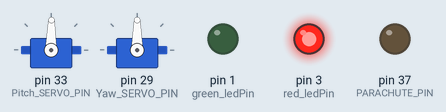
The sketch below on a simulated Teensy 4. Parts: 2 × servo, output pins drawn as LEDs (lit = HIGH). Pins used as bus, display or sensor lines are not drawn; what the sketch prints to the serial monitor is not drawn.

Above: at 2.1 s.
At 46.7 s:
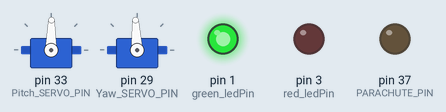
At 49.7 s:
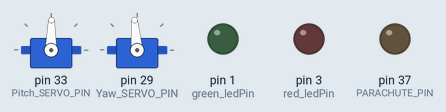
Timing chart, 0 to 51.2 s (numbered marks = the images above):
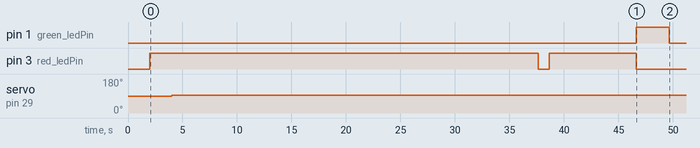

The sketch:

tvc_main_control.ino
```cpp
#include <Arduino.h>
#include <SPI.h>
#include <Adafruit_BMP280.h>
#include <math.h>
#include <Servo.h>

const int BMP_CS_PIN = 25;
const int MPU_CS_PIN = 4;

// Register Adress
const uint8_t MPU_WHO_AM_I = 0x75;
const uint8_t MPU_PWR_MGMT_1 = 0x6b;
const uint8_t MPU_DATA_START = 0x3b;

const uint8_t BMP_ID_REG = 0xD0;
const uint8_t BMP_CTRL_MEAS = 0xF4;
const uint8_t BMP_DATA_START = 0xf7;

int32_t accelOffsetX=0;
int32_t accelOffsetY=0;
int32_t accelOffsetZ=0;

int32_t gyroOffsetX=0;
int32_t gyroOffsetY=0;
int32_t gyroOffsetZ=0;

uint16_t dig_T1;
int16_t dig_T2;
int16_t dig_T3;
uint16_t dig_P1;
int16_t dig_P2;
int16_t dig_P3;
int16_t dig_P4;
int16_t dig_P5;
int16_t dig_P6;
int16_t dig_P7;
int16_t dig_P8;
int16_t dig_P9;

double bmp280_compensate_T(int32_t adc_t);
double bmp280_compensate_P(int32_t adc_p);

double filteredPitch = 0.0;
double filteredYaw = 0.0;
const double alpha = 0.92; // Filter constant

double pitch_offset = 0.0;
double yawCalibrationOffset = 0.0;
double gyyroX_bias = 0.0;
double gyroY_bias = 0.0;
unsigned long lastUpdateTime = 0;

// Dual axis controller (tune later)
double Kp = 1.7; // Proportional gain
double Kd = 0.15; // Derivative gain

//Servo limits
const double MAX_gimAngle = 15.0; // Maximum angle in degrees
const int servoPitch_CenterPWM = 1460;
const int servoYaw_CenterPWM = 1520;
const double degToPWM = 11.1; // Conversion factor from degrees to PWM units


IntervalTimer flightTimer;
Servo Pitch;
Servo Yaw;

const int Pitch_SERVO_PIN = 33;
const int Yaw_SERVO_PIN = 29;

const int red_ledPin = 3;
const int green_ledPin = 1;

const int PARACHUTE_PIN = 37;


//Angle history
double lastfiltered_Pitch = 0.0;
double lastfiltered_Yaw = 0.0;


// Heads up
void writeRegister(int csPin, uint8_t reg, uint8_t value);
uint8_t readRegister(int csPin, uint8_t reg);
void readBurst(int csPin, uint8_t startReg, uint8_t*buffer, uint8_t length);


void calibrateMPU() {
  int32_t sumX = 0, sumY = 0, sumZ = 0;
  const int samples = 500;
  uint8_t calBuf[14];

  Serial.println("Calibrating Gyroscope...");
  delay(1000); // Wait for sensor to stabilize

  for (int i = 0; i < samples; i++) {

    readBurst(MPU_CS_PIN, MPU_DATA_START, calBuf, 14);

    sumX += (int32_t)((calBuf[8] << 8) | calBuf[9]);
    sumY += (int32_t)((calBuf[10] << 8) | calBuf[11]);
    sumZ += (int32_t)((calBuf[12] << 8) | calBuf[13]);

    delay(3);

  }

  gyroOffsetX = sumX / samples;
  gyroOffsetY = sumY / samples;
  gyroOffsetZ = sumZ / samples;

  Serial.printf("Calibrating Accelerometer...");
  delay(1000); // Wait for sensor to stabilize

  long ax_sum = 0, ay_sum = 0, az_sum = 0;
  const int samples_2 = 2000;

  for (int i = 0; i < samples_2; i++) {

    readBurst(MPU_CS_PIN, MPU_DATA_START, calBuf, 14);

    ax_sum += (int32_t)((calBuf[0] << 8) | calBuf[1]);
    ay_sum += (int32_t)((calBuf[2] << 8) | calBuf[3]);
    az_sum += (int32_t)((calBuf[4] << 8) | calBuf[5]);
    delay(3);

    accelOffsetX = (ax_sum / samples_2);// Subtract 1g (16384) to account for gravity
    accelOffsetY = (ay_sum / samples_2)  - 16384;
    accelOffsetZ = (az_sum / samples_2);

    Serial.printf("Calibrating Accelerometer Complete. Offsets: [%d, %d, %d]\n", accelOffsetX, accelOffsetY, accelOffsetZ);

    delay(10);

    double CalX_g = double(accelOffsetX + 16384) / 16384.0; // Convert to gravities (g
    double CalY_g = double(accelOffsetY) / 16384.0; // Convert to gravities (g

    double CalZ_g = double(accelOffsetZ) / 16384.0; // Convert to gravities (g)

    pitch_offset = atan2(CalX_g, sqrt(CalY_g * CalY_g + CalZ_g * CalZ_g)) * (180.0 / M_PI);
    yawCalibrationOffset = atan2(CalY_g, sqrt(CalX_g * CalX_g + CalZ_g * CalZ_g)) * (180.0 / M_PI);

    Serial.printf("Pitch Offset: %.2f | Yaw Offset: %.2f\n", pitch_offset, yawCalibrationOffset);
    Serial.printf("Gyroscope Offsets: [%d, %d, %d]\n", gyroOffsetX, gyroOffsetY, gyroOffsetZ);
  }

  Serial.printf("Gyroscope Calibration Complete. Offsets: [%d, %d, %d]\n", gyroOffsetX, gyroOffsetY, gyroOffsetZ);
}

void BMP_Calibrate() {
  uint8_t caliBuf[24];
  readBurst(BMP_CS_PIN, 0x88, caliBuf, 24);

  dig_T1 = (uint16_t)((caliBuf[1] << 8) | caliBuf[0]);
  dig_T2 = (int16_t)((caliBuf[3] << 8) | caliBuf[2]);
  dig_T3 = (int16_t)((caliBuf[5] << 8) | caliBuf[4]);
  dig_P1 = (uint16_t)((caliBuf[7] << 8) | caliBuf[6]);
  dig_P2 = (int16_t)((caliBuf[9] << 8) | caliBuf[8]);
  dig_P3 = (int16_t)((caliBuf[11] << 8) | caliBuf[10]);
  dig_P4 = (int16_t)((caliBuf[13] << 8) | caliBuf[12]);
  dig_P5 = (int16_t)((caliBuf[15] << 8) | caliBuf[14]);
  dig_P6 = (int16_t)((caliBuf[17] << 8) | caliBuf[16]);
  dig_P7 = (int16_t)((caliBuf[19] << 8) | caliBuf[18]);
  dig_P8 = (int16_t)((caliBuf[21] << 8) | caliBuf[20]);
  dig_P9 = (int16_t)((caliBuf[23] << 8) | caliBuf[22]);

  Serial.printf("-----BMP280 Calibration Registers-----:\n");
  Serial.printf("dig_T1: %d\n", dig_T1);
  Serial.printf("dig_T2: %d\n", dig_T2);
  Serial.printf("dig_T3: %d\n", dig_T3);

    Serial.printf("BMP280 Calobrated Successfully.");
}

int32_t t_fine;
  //DegC, Dpressision
  double bmp280_compensate_T(int32_t adc_T) {
    double var1 = (((double)adc_T) / 16384.0 - ((double)dig_T1) / 1024.0) * ((double)dig_T2);
    double var2 = ((((double)adc_T) / 131072.0 - ((double)dig_T1) / 8192.0) * (((double)adc_T) / 131072.0 - ((double)dig_T1) / 8192.0)) * ((double)dig_T3);
    t_fine = (int32_t)(var1 + var2);
    return (var1 + var2) / 5120.0;
  }

  //(Pa)
  double bmp280_compensate_P(int32_t adc_p) {
    double var1 = ((double)t_fine / 2.0) - 64000.0;
    double var2 = var1 * var1 * ((double)dig_P6) / 32768.0;
    var2 = var2 + var1 * ((double)dig_P5) * 2.0;
    var2 = (var2 / 4.0) + (((double)dig_P4) * 65536.0);
    var1 = (((double)dig_P3) * var1 * var1 / 524288.0 + ((double)dig_P2) * var1) / 524288.0;
    var1 = (1.0 + var1 / 32768.0) * ((double)dig_P1);
    if (var1 == 0.0) {
      return 0; // avoid exception caused by division by zero
    }
    double p = 1048576.0 - (double)adc_p;
    p = (p - (var2 / 4096.0)) * 6250.0 / var1;
    var1 = ((double)dig_P9) * p * p / 2147483648.0;
    var2 = p * ((double)dig_P8) / 32768.0;
    p = p + (var1 + var2 + (double)dig_P7) / 16.0;
    return p;
  }

void setup() {

    Serial.begin(115200);
  delay(2000);
  while (!Serial && millis() < 4000);

  pinMode(red_ledPin, OUTPUT);
  pinMode(green_ledPin, OUTPUT);

  digitalWrite(red_ledPin, HIGH);

  analogWriteResolution(12);

  analogWriteFrequency(Pitch_SERVO_PIN, 333);
  analogWriteFrequency(Yaw_SERVO_PIN, 333);

  pinMode(Pitch_SERVO_PIN, OUTPUT);
  pinMode(Yaw_SERVO_PIN, OUTPUT);

  Pitch.attach(Pitch_SERVO_PIN);
  Yaw.attach(Yaw_SERVO_PIN);

  Pitch.write(1460);
  delay(2000);
  Yaw.write(1500);
  delay(2000);


  Serial.println("===(TESTING)SPI SENSOR RAW DATA READER===");

  // CS pins
  pinMode(BMP_CS_PIN, OUTPUT);
  pinMode(MPU_CS_PIN, OUTPUT);
  pinMode(PARACHUTE_PIN, OUTPUT);
  digitalWrite(BMP_CS_PIN, HIGH);
  digitalWrite(MPU_CS_PIN, HIGH);
  digitalWrite(PARACHUTE_PIN, LOW);

  SPI.begin();
  delay(100);

  //MPU9265 Startup
  uint8_t mpuID = readRegister(MPU_CS_PIN, MPU_WHO_AM_I);
  Serial.printf("MPU9250 ID: 0x%02X\n", mpuID);
  writeRegister(MPU_CS_PIN, 0x6b, 0x80); // Reset device
  delay(100);

  writeRegister(MPU_CS_PIN, 0x6b, 0x01); // Clock source
  delay(100);
  writeRegister(MPU_CS_PIN, 0x1b, 0x00);
  delay(100);
  writeRegister(MPU_CS_PIN, 0x1a, 0x03); // DLPF_CFG = 3 (41Hz)

  writeRegister(BMP_CS_PIN, 0xF4, 0x27); // Set BMP280 to normal mode, oversampling x1 for both temperature and pressure

  delay(100);

  calibrateMPU();

  filteredPitch = 0.0;
  filteredYaw = 0.0;

  digitalWrite(red_ledPin, LOW);
  delay(1000);
  digitalWrite(red_ledPin, HIGH);
  delay(3000);

  Serial.println("Begining Data Reading...\n");
  delay(5000);


  uint8_t bmpID = readRegister(BMP_CS_PIN, BMP_ID_REG);
  Serial.printf("BMP280 ID: 0x%02X\n", bmpID);

  BMP_Calibrate();

  digitalWrite(red_ledPin, LOW);
  digitalWrite(green_ledPin, HIGH);
  delay(3000);
  digitalWrite(green_ledPin, LOW);
}

void loop() {


  //Reading MPU Data
  uint8_t mpuBuf[14];
  readBurst(MPU_CS_PIN, MPU_DATA_START, mpuBuf, 14);

  // 16-bit integers
  int16_t raw_ax = (mpuBuf[0] << 8) | mpuBuf[1];
  int16_t raw_ay = (mpuBuf[2] << 8) | mpuBuf[3];
  int16_t raw_az = (mpuBuf[4] << 8) | mpuBuf[5];

  int16_t raw_gx = (mpuBuf[8] << 8) | mpuBuf[9];
  int16_t raw_gy = (mpuBuf[10] << 8) | mpuBuf[11];
  int16_t raw_gz = (mpuBuf[12] << 8) | mpuBuf[13];

  int16_t calibrated_rawgx = raw_gx - gyroOffsetX;
  int16_t calibrated_rawgy = raw_gy - gyroOffsetY;
  int16_t calibrated_rawgz = raw_gz - gyroOffsetZ;

  int16_t calibrated_rawAX = raw_ax - accelOffsetX;
  int16_t calibrated_rawAY = raw_ay - accelOffsetY;
  int16_t calibrated_rawAZ = raw_az - accelOffsetZ;

  double accelPitchAxis_g = (double) calibrated_rawAX / 16384.0; // Convert to gravities (g)
  double accelLongitudinal_g = (double) calibrated_rawAY / 16384.0; // Convert to gravities (g)
  double accelYawAxis_g = (double) calibrated_rawAZ / 16384.0; // Convert to gravities (g)

  double gyroX_dps = (double)calibrated_rawgx / 131.0; // Convert to degrees per second (dps)
  double gyroY_dps = (double)calibrated_rawgy / 131.0; // Convert to degrees per second (dps)
  double gyroZ_dps = (double)calibrated_rawgz / 131.0; // Convert to degrees per second (dps)

  // Reading BMP Data
  uint8_t bmpbuf[6];
  digitalWrite(MPU_CS_PIN, HIGH); // Ensure MPU CS is high before reading BMP
  delayMicroseconds(5); // Short delay to ensure proper timing
  readBurst(BMP_CS_PIN, BMP_DATA_START, bmpbuf, 6);
  Serial.printf("BYTES: [%02X, %02X, %02X, %02X, %02X, %02X]\n", bmpbuf[0], bmpbuf[1], bmpbuf[2], bmpbuf[3], bmpbuf[4], bmpbuf[5]);

  // 20-bit
  int32_t adc_P = ((int32_t)bmpbuf[0] << 12) | ((int32_t)bmpbuf[1] << 4) | ((int32_t)(bmpbuf[2] & 0xF0) >> 4);
  int32_t adc_T = ((int32_t)bmpbuf[3] << 12) | ((int32_t)bmpbuf[4] << 4) | ((int32_t)(bmpbuf[5] & 0xF0) >> 4);

  double temperature_C = bmp280_compensate_T(adc_T);
  double pressure_Pa = bmp280_compensate_P(adc_P);
  double pressure_hPa = pressure_Pa / 100.0; // Convert to hPa

  double sealevelhPa = 1013.25;
  double altitude_m = 44330.0 * (1.0 - pow(pressure_hPa / sealevelhPa, 0.1903));

  static bool isCalibrated = false;
  static int sampleCount = 0;
  static double baselineAltitude_m = 0.0;
  const int TOTAL_SAMPLES = 50;

  if(!isCalibrated) {
    baselineAltitude_m += altitude_m;
    sampleCount++;
    if (sampleCount >= TOTAL_SAMPLES) {
      baselineAltitude_m /= TOTAL_SAMPLES;
      isCalibrated = true;
    }
    altitude_m = baselineAltitude_m / (sampleCount > 0 ? sampleCount : 1);
  }

  double rawRelativeAltitude = altitude_m - baselineAltitude_m;

  // LOw pass FIlter
  static double filteredAltitude_m = 0.0;
  static bool filterInitialized = false;

  if (isCalibrated) {
    if (!filterInitialized) {
      filteredAltitude_m = rawRelativeAltitude;
      filterInitialized = true;
    } else {
      double alpha = 0.15;
      filteredAltitude_m = (alpha * rawRelativeAltitude) + ((1.0 - alpha) * filteredAltitude_m);

    }

  }
 double currentAltitude_m = filteredAltitude_m;

// Apogee detection
 enum FlightState {STATE_PAD, STATE_ASCENT, STATE_DESCENT };
 static FlightState rocketState = STATE_PAD;

 static double maxAltitude_m = 0.0;
 static int consecutiveDropCount = 0;
 static bool parachuteDeployed = false;

 const int PARACHUTE_PIN = 37;

 if (!isCalibrated) {
  switch (rocketState) {
    case STATE_PAD:
    if (currentAltitude_m > 15.0) {
      rocketState = STATE_ASCENT;
      Serial.println(F("---- LIFT-OFF DETECTED | ENTERING ASCENT PHASE ----"));
    }
    break;

    case STATE_ASCENT:
    if (currentAltitude_m > maxAltitude_m){
      maxAltitude_m = currentAltitude_m;
      consecutiveDropCount = 0;
    } else {
      consecutiveDropCount++;
    }
    if ((maxAltitude_m - currentAltitude_m > 2.5) && (consecutiveDropCount > 10)) {
      rocketState = STATE_DESCENT;
      parachuteDeployed = true;

      digitalWrite(PARACHUTE_PIN, HIGH);
      Serial.printf("### APOGEE DETECTED AT %.2fm ###\n", maxAltitude_m);
      Serial.println(F("### PARACHUTE CHARGE FIRED ###"));
    }
    break;

    case STATE_DESCENT:
    break;
  }
 }


  Serial.printf("ACCEL_G: [%.2f, %.2f, %.2f] | GYRO: [%.2f, %.2f, %.2f] | Press: %.2f |  Temp: %.2f C | ALT: %.2f\n", accelLongitudinal_g, accelPitchAxis_g, accelYawAxis_g, gyroX_dps, gyroY_dps, gyroZ_dps, pressure_hPa, temperature_C, currentAltitude_m);


  //time passed since last update
  unsigned long currentTime = micros();
  double dt = (currentTime - lastUpdateTime) / 1000000.0; // Convert to seconds
  lastUpdateTime = currentTime;

  //prevent dt spikes
  if (dt > 0.5) dt = 0.01;

  // Pitch and yaw from accelerometer
  double accelPitch = atan2(accelPitchAxis_g,  accelLongitudinal_g) * (180.0 / M_PI);
  double accelYaw= atan2(accelYawAxis_g, accelLongitudinal_g) * (180.0 / M_PI);

  double yawRate = gyroZ_dps;
  if (abs(yawRate) < 2.0) {
    yawRate = 0.0;
  }


  //Complementary filter
  filteredPitch = alpha * (filteredPitch + gyroX_dps * dt) + (1 - alpha) * accelPitch;
  filteredYaw = alpha * (filteredYaw + gyroZ_dps * dt) + (1 - alpha) * accelYaw;


  Serial.printf("Filtered Pitch: %.2f | Filtered Yaw: %.2f\n", filteredPitch, filteredYaw);


  //Error calculation
  double errorPitch = 0.00 - filteredPitch;
  double errorYaw = 0.00 - filteredYaw;

  //Derivative Term
  double derivativePitch = -(filteredPitch - lastfiltered_Pitch) / dt;
  double derivativeYaw = -(filteredYaw - lastfiltered_Yaw) / dt;

  //Save fot next
  lastfiltered_Pitch = filteredPitch;
  lastfiltered_Yaw = filteredYaw;

  //PD commands
  double u_pitch = (Kp * errorPitch) + (Kd * derivativePitch);
  double u_yaw = (Kp * errorYaw) + (Kd * derivativeYaw);

  // Safety limits
  double totalGimbal_Mag = sqrt((u_pitch * u_pitch) + (u_yaw * u_yaw));
  if (totalGimbal_Mag > MAX_gimAngle) {
    u_pitch = (u_pitch / totalGimbal_Mag) * MAX_gimAngle;
    u_yaw = (u_yaw / totalGimbal_Mag) * MAX_gimAngle;


  }

  int targetPitch_PWM =  servoPitch_CenterPWM + (u_pitch * degToPWM);
  int targetYaw_PWM = servoYaw_CenterPWM + (u_yaw * degToPWM);

  Pitch.write(targetPitch_PWM);
  Yaw.write(targetYaw_PWM);

  //Dignostic
  Serial.printf("PITCH: %.2f | YAW: %.2f || OUT => PitchPWM: %d | YAWPWM: %d\n", filteredPitch, filteredYaw, targetPitch_PWM, targetYaw_PWM);


  delay(10);


}

void writeRegister(int csPin, uint8_t reg, uint8_t value) {
    SPI.beginTransaction(SPISettings(1000000, MSBFIRST, SPI_MODE3));
    digitalWrite(csPin, LOW);
    SPI.transfer(reg & 0x7F);
    SPI.transfer(value);
    digitalWrite(csPin, HIGH);
    SPI.endTransaction();
}

  uint8_t readRegister(int csPin, uint8_t reg) {
    SPI.beginTransaction(SPISettings(1000000, MSBFIRST, SPI_MODE3));
    uint8_t val;
    digitalWrite(csPin, LOW);
    SPI.transfer(reg | 0x80);
    val = SPI.transfer(0x00);
    digitalWrite(csPin, HIGH);
    SPI.endTransaction();
    return val;
  }

  void readBurst(int csPin, uint8_t startReg, uint8_t* buffer, uint8_t length) {
    SPI.beginTransaction(SPISettings(1000000, MSBFIRST, SPI_MODE3));
    digitalWrite(csPin, LOW);
    SPI.transfer(startReg | 0x80);
    for (uint8_t i = 0; i < length; i++) {
      buffer[i] = SPI.transfer(0x00);
    }
    digitalWrite(csPin, HIGH);
    SPI.endTransaction();
  }
```

Measured:
- by itself, servo on pin 29 (Yaw_SERVO_PIN): 90° → 93° at 4.0 s, → 95° 45.7 s later
